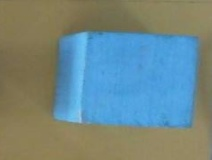
#> input picture OpenCV/pic7.jpeg, 212 x 160 px, given in place of pic7.jpg, which was not available
$ python shape_dectec_may.py
#> lines starting #> are read from the running program, lines starting #| are printed output that depends on the picture; after the words box and inside, x2 and y2 are one past the last pixel; in counts of white or black regions, pixels touching at a corner belong together; pictures that were not available may be replaced by others from this repository, and a replacement may not be noted
import cv2
# Importing the Opencv Library
import numpy as np
# Importing NumPy,which is the fundamental package for scientific computing with #Python

# Reading Image
img = cv2.imread("pic7.jpg")
#> img is the input picture: shape (160, 212, 3); mean B, G, R 135.3, 136, 113.2
cv2.namedWindow("Original Image",cv2.WINDOW_NORMAL)
# Creating a Named window to display image
cv2.imshow("Original Image",img)
# Display image

# RGB to Gray scale conversion
img_gray = cv2.cvtColor(img,cv2.COLOR_RGB2GRAY)
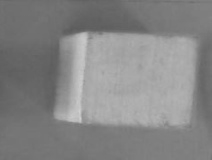
#> img_gray: shape (160, 212); min 91, max 208, mean 133.2
cv2.namedWindow("Gray Converted Image",cv2.WINDOW_NORMAL)
# Creating a Named window to display image
cv2.imshow("Gray Converted Image",img_gray)
# Display Image

# Noise removal with iterative bilateral filter(removes noise while preserving edges)
noise_removal = cv2.bilateralFilter(img_gray,9,75,75)
cv2.namedWindow("Noise Removed Image",cv2.WINDOW_NORMAL)
# Creating a Named window to display image
cv2.imshow("Noise Removed Image",noise_removal)
# Display Image
# Thresholding the image
ret,thresh_image = cv2.threshold(noise_removal,0,255,cv2.THRESH_OTSU)
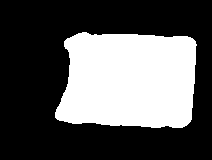
#> thresh_image: shape (160, 212); 34.6% white; 1 white region, box (x1, y1, x2, y2) and area: (55, 32, 197, 128) 11731
#> ret = 141
cv2.namedWindow("Image after Thresholding",cv2.WINDOW_NORMAL)
# Creating a Named window to display image
cv2.imshow("Image after Thresholding",thresh_image)
# Display Image

# Applying Canny Edge detection
canny_image = cv2.Canny(thresh_image,250,255)
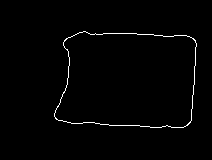
#> canny_image: shape (160, 212); 1.3% white in thin lines or dots, all inside (x1, y1, x2, y2) = (54, 31, 197, 128)
cv2.namedWindow("Image after applying Canny",cv2.WINDOW_NORMAL)
# Creating a Named window to display image
cv2.imshow("Image after applying Canny",canny_image)
# Display Image
canny_image = cv2.convertScaleAbs(canny_image)

# dilation to strengthen the edges
kernel = np.ones((3,3), np.uint8)
# Creating the kernel for dilation
dilated_image = cv2.dilate(canny_image,kernel,iterations=1)
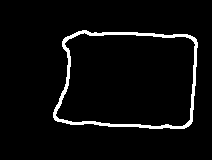
#> dilated_image: shape (160, 212); 4.2% white; 1 white region
cv2.namedWindow("Dilation", cv2.WINDOW_NORMAL)
# Creating a Named window to display image
cv2.imshow("Dilation", dilated_image)
# Displaying Image
contours, h = cv2.findContours(dilated_image, 1, 2)
#> contours = 2 contours; box (x1, y1, x2, y2) and area: (53, 30, 198, 129) 12222, (55, 32, 196, 127) 11210; h = [[1, -1, -1, -1], [-1, 0, -1, -1]]
contours= sorted(contours, key = cv2.contourArea, reverse = True)[:1]
#> contours = 1 contour; box (x1, y1, x2, y2) and area: (53, 30, 198, 129) 12222
pt = (180, 3 * img.shape[0] // 4)
#> pt = (180, 120)
for cnt in contours:
    approx = cv2.approxPolyDP(cnt,0.01*cv2.arcLength(cnt,True),True)
    # print len(cnt)
    print( len(approx))
    if len(approx) ==6 :
        print ("Cube")
        cv2.drawContours(img,[cnt],-1,(255,0,0),3)
        cv2.putText(img,'Cube', pt ,cv2.FONT_HERSHEY_SCRIPT_SIMPLEX, 2, [0,255, 255], 2)
    elif len(approx) == 7:
        print ("Cube")
        cv2.drawContours(img,[cnt],-1,(255,0,0),3)
        cv2.putText(img,'Cube', pt ,cv2.FONT_HERSHEY_SCRIPT_SIMPLEX, 2, [0, 255, 255], 2)
    elif len(approx) == 8:
        print( "Cylinder")
        cv2.drawContours(img,[cnt],-1,(255,0,0),3)
        cv2.putText(img,'Cylinder', pt ,cv2.FONT_HERSHEY_SCRIPT_SIMPLEX, 2, [0, 255, 255], 2)
    elif len(approx) > 10:
        print( "Sphere")
        cv2.drawContours(img,[cnt],-1,(255,0,0),3)
        cv2.putText(img,'Sphere', pt ,cv2.FONT_HERSHEY_SCRIPT_SIMPLEX, 2, [255, 0, 0], 2)
#> this loop made 1 pass
#| 7
#| Cube
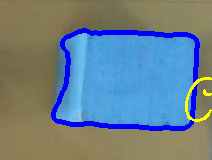
#> img: shape (160, 212, 3); 7.07% of pixels changed, all inside (x1, y1, x2, y2) = (51, 28, 212, 131)

cv2.namedWindow("Shape", cv2.WINDOW_NORMAL)
cv2.imshow('Shape',img)

corners    = cv2.goodFeaturesToTrack(thresh_image,6,0.06,25)
#> corners = [[121, 125], [196, 45], [95, 34], [65, 48], [55, 117], [63, 93]]
corners    = np.float32(corners)
for    item in    corners:
    x,y    = item[0]
    cv2.circle(img,(x,y),10,255,-1)
#> this loop made 6 passes
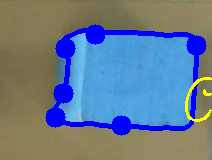
#> img: shape (160, 212, 3); 3.88% of pixels changed, all inside (x1, y1, x2, y2) = (45, 24, 207, 136)
cv2.namedWindow("Corners", cv2.WINDOW_NORMAL)
cv2.imshow("Corners",img)

cv2.waitKey()

$ run again, with OpenCV/pic0.jpeg copied over OpenCV/pic7.jpeg
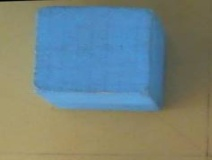
#> input picture OpenCV/pic0.jpeg, 212 x 160 px, given in place of pic7.jpg, which was not available
#> img is the input picture: shape (160, 212, 3); mean B, G, R 128, 131.7, 116
#> `ret,thresh_image = cv2.threshold(noise_removal,0,255,cv2.THRESH_OTSU)`:
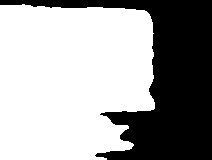
#> thresh_image: shape (160, 212); 63.5% white; 1 black region, box (x1, y1, x2, y2) and area: (0, 0, 212, 160) 12369
#> ret = 123
#> canny_image: shape (160, 212); 1.3% white in thin lines or dots, all inside (x1, y1, x2, y2) = (0, 3, 155, 160)
#> dilated_image: shape (160, 212); 4.2% white; 1 white region
#> contours = 1 contour; box (x1, y1, x2, y2) and area: (0, 2, 156, 160) 1001; h = [[-1, -1, -1, -1]]
#> the loop `for cnt in contours:` made 1 pass
#| 14
#| Sphere
#> corners = [[96, 155], [133, 144], [101, 114], [153, 108], [51, 7], [23, 4]]
#> the loop `for    item in    corners:` made 6 passes
#> after the loop `for    item in    corners:`:
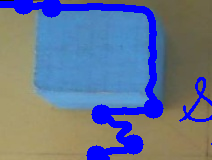
#> img: shape (160, 212, 3); mean B, G, R 145.2, 116, 101.9

$ run again, with OpenCV/pic1.jpeg copied over OpenCV/pic7.jpeg
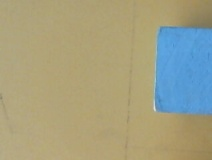
#> input picture OpenCV/pic1.jpeg, 212 x 160 px, given in place of pic7.jpg, which was not available
#> img is the input picture: shape (160, 212, 3); mean B, G, R 130.3, 159.8, 162.4
#> `ret,thresh_image = cv2.threshold(noise_removal,0,255,cv2.THRESH_OTSU)`:
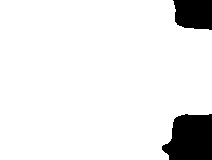
#> thresh_image: shape (160, 212); 91.4% white; 2 black regions, box (x1, y1, x2, y2) and area: (162, 114, 212, 160) 1887, (173, 0, 212, 30) 1035
#> ret = 141
#> canny_image: shape (160, 212); 0.45% white in thin lines or dots, all inside (x1, y1, x2, y2) = (161, 0, 212, 160)
#> dilated_image: shape (160, 212); 1.5% white; 2 white regions
#> `contours, h = cv2.findContours(dilated_image, 1, 2)`: contours = 2 contours; box (x1, y1, x2, y2) and area: (160, 112, 212, 160) 218, (172, 0, 212, 31) 139; h = [[1, -1, -1, -1], [-1, 0, -1, -1]]
#> `contours= sorted(contours, key = cv2.contourArea, reverse = True)[:1]`: contours = 1 contour; box (x1, y1, x2, y2) and area: (160, 112, 212, 160) 218
#> the loop `for cnt in contours:` made 1 pass
#| 13
#| Sphere
#> corners = [[162, 146], [186, 114], [177, 24], [209, 29]]
#> the loop `for    item in    corners:` made 4 passes
#> after the loop `for    item in    corners:`:
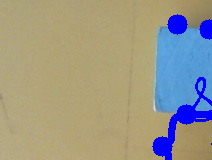
#> img: shape (160, 212, 3); mean B, G, R 136.2, 152.2, 155.4

$ run again, with OpenCV/pic2.jpeg copied over OpenCV/pic7.jpeg
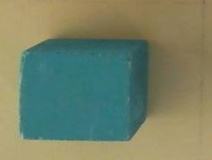
#> input picture OpenCV/pic2.jpeg, 212 x 160 px, given in place of pic7.jpg, which was not available
#> img is the input picture: shape (160, 212, 3); mean B, G, R 104.1, 129.5, 116.7
#> `ret,thresh_image = cv2.threshold(noise_removal,0,255,cv2.THRESH_OTSU)`:
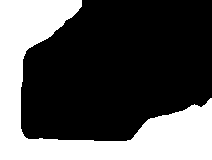
#> thresh_image: shape (160, 212); 33.6% white; 1 white region, box (x1, y1, x2, y2) and area: (0, 0, 212, 160) 11388
#> ret = 126
#> canny_image: shape (160, 212); 1.1% white in thin lines or dots, all inside (x1, y1, x2, y2) = (20, 0, 212, 141)
#> dilated_image: shape (160, 212); 3.7% white; 1 white region
#> contours = 1 contour; box (x1, y1, x2, y2) and area: (19, 0, 212, 142) 925; h = [[-1, -1, -1, -1]]
#> the loop `for cnt in contours:` made 1 pass
#| 11
#| Sphere
#> corners = [[201, 106], [26, 51], [81, 6], [130, 139], [94, 140], [58, 139]]
#> the loop `for    item in    corners:` made 6 passes
#> after the loop `for    item in    corners:`:
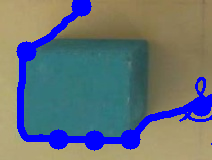
#> img: shape (160, 212, 3); mean B, G, R 121, 113.5, 101.9
